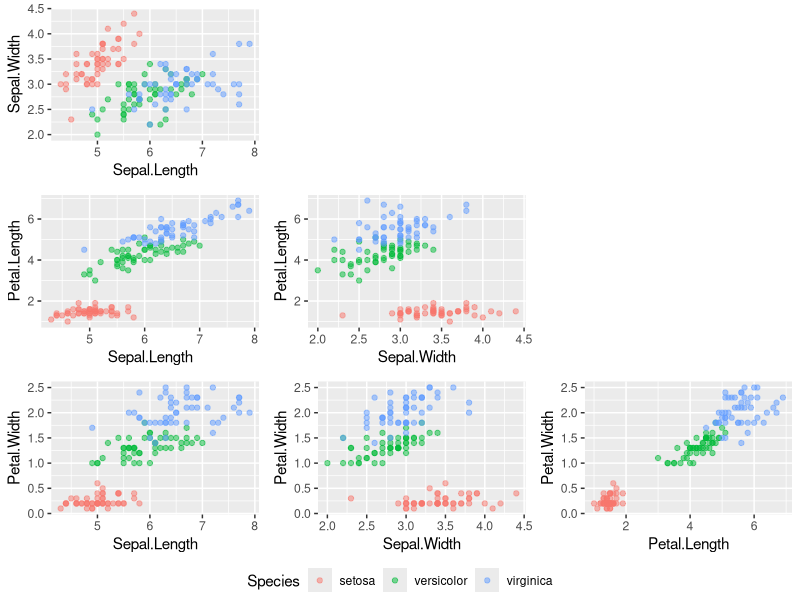
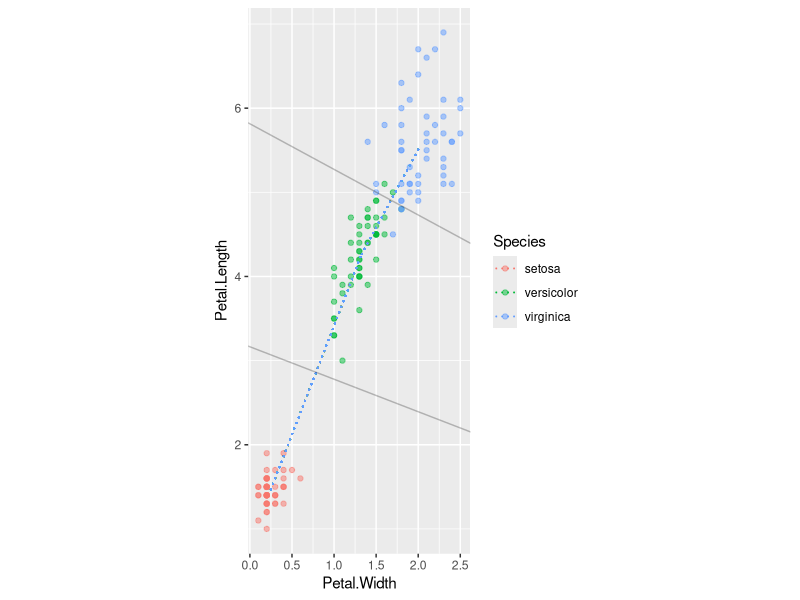

Generate these figures, in order, with R:
## ---- chunk 1
## Read in and summarize the data
data(iris)
str(iris)
summary(iris)
## ---- chunk 2
library(ggplot2) #needs to be installed if unavailable
library(grid)
library(gridExtra) #lay out graphics in a matrix

# ggplot objects
g1 <- ggplot(data=iris, aes(y=Sepal.Width, x=Sepal.Length, color=Species)) + geom_point(alpha=.5)
g2 <- ggplot(data=iris, aes(y=Petal.Length, x=Sepal.Length, color=Species)) + geom_point(alpha=.5)
g3 <- ggplot(data=iris, aes(y=Petal.Width, x=Sepal.Length, color=Species)) + geom_point(alpha=.5)
g4 <- ggplot(data=iris, aes(y=Petal.Length, x=Sepal.Width, color=Species)) + geom_point(alpha=.5)
g5 <- ggplot(data=iris, aes(y=Petal.Width, x=Sepal.Width, color=Species)) + geom_point(alpha=.5)
g6 <- ggplot(data=iris, aes(y=Petal.Width, x=Petal.Length, color=Species)) + geom_point(alpha=.5)
gbl <- ggplot(data=iris) + theme(panel.background = element_rect(fill="white"))

# Share a legend between ggplot objects; see https://github.com/hadley/ggplot2/wiki/Share-a-legend-between-two-ggplot2-graphs
grid_arrange_shared_legend <- function(...) {
    plots <- list(...)
    g <- ggplotGrob(plots[[1]] + theme(legend.position="bottom"))$grobs
    legend <- g[[which(sapply(g, function(x) x$name) == "guide-box")]]
    lheight <- sum(legend$height)
    grid.arrange(
        do.call(arrangeGrob, lapply(plots, function(x)
            x + theme(legend.position="none"))),
        legend,
        ncol = 1,
        heights = unit.c(unit(1, "npc") - lheight, lheight))
}

# Arrange in a grid
grid_arrange_shared_legend(g1, gbl, gbl, g2, g4, gbl, g3, g5, g6)
## ---- chunk 3
library(MASS)
(iris.lda <- lda(Species ~ ., data=iris)) #enclosing in () makes R print the output
# Confusion matrix
table(Predicted=predict(iris.lda, iris[,1:4])$class,
      Actual=iris$Species)
## ---- chunk 4
(iris.lda <- lda(Species ~ Petal.Length + Petal.Width, data=iris))
# Confusion matrix
table(Predicted=predict(iris.lda, iris[,1:4])$class,
      Actual=iris$Species)
## ---- chunk 5
library(ggplot2)

# Function to manually calculate the LDA coefficients (is there a way to do this from lda()?)
cf <- function(x1, y1, x2, y2){
  center = c((x1+x2)/2, (y1+y2)/2)
  slope = -1/((y2-y1)/(x2-x1))
  intercept = center[2] - slope*center[1]
  return(list(center=center, slope=slope, intercept=intercept))
}

# Using the definition of LDA


# Coefficients
beta1 <- cf(iris.lda$means["setosa",2], iris.lda$means["setosa",1], iris.lda$means["versicolor",2], iris.lda$means["versicolor",1])
beta2 <- cf(iris.lda$means["versicolor",2], iris.lda$means["versicolor",1], iris.lda$means["virginica",2], iris.lda$means["virginica",1])
# Plot
ggplot(data=iris, aes(x=Petal.Width, y=Petal.Length, color=Species)) + geom_point(alpha=.5) +
  # Connect the center of classes 1 and 2
  geom_segment(aes(x=iris.lda$means["setosa",2], xend=iris.lda$means["versicolor",2], y=iris.lda$means["setosa",1],  yend=iris.lda$means["versicolor",1]), linetype="dotted") +
  # Connect the center of classes 2 and 3
  geom_segment(aes(x=iris.lda$means["versicolor",2], xend=iris.lda$means["virginica",2], y=iris.lda$means["versicolor",1], yend=iris.lda$means["virginica",1]), linetype="dotted") +
  # Decision boundaries
  geom_abline(intercept=beta1$intercept, slope=beta1$slope, alpha=.25) + #class 1-2 boundary
  geom_abline(intercept=beta2$intercept, slope=beta2$slope, alpha=.25) + #class 2-3 boundary
  coord_fixed() #fix the aspect ratio
